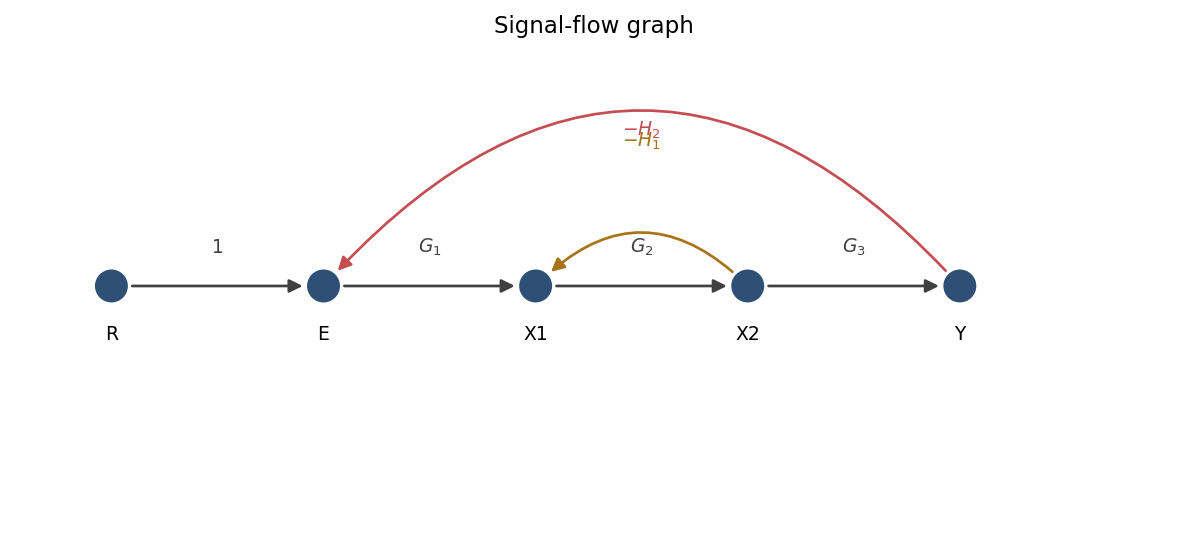

Write Python code to recreate this figure.
"""signal_flow_graph: 信号流图（Mason 公式经典结构）."""
import sys, os; sys.path.insert(0, os.path.join(os.path.dirname(os.path.abspath(__file__)), '..', '..', '_utils', 'python'))
import numpy as np
import matplotlib.pyplot as plt
from matplotlib.patches import FancyArrowPatch, Circle
from theme import apply_theme

def make_figure(title='Signal-flow graph'):
    apply_theme()
    fig, ax = plt.subplots(figsize=(8, 3.6))
    ax.set_xlim(0, 12); ax.set_ylim(0, 5); ax.axis('off'); ax.set_aspect('equal')
    nodes = {'R': (1, 2.5), 'E': (3.2, 2.5), 'X1': (5.4, 2.5),
             'X2': (7.6, 2.5), 'Y': (9.8, 2.5)}
    for name, (x, y) in nodes.items():
        ax.add_patch(Circle((x, y), 0.16, color='#2E5077', zorder=3))
        ax.text(x, y - 0.55, name, ha='center', fontsize=9)
    def edge(a, b, gain, rad=0.0, color='#404040'):
        xa, ya = nodes[a]; xb, yb = nodes[b]
        ax.add_patch(FancyArrowPatch((xa, ya), (xb, yb), arrowstyle='-|>',
                     connectionstyle=f'arc3,rad={rad}', mutation_scale=13,
                     lw=1.3, color=color, shrinkA=10, shrinkB=10, zorder=2))
        mx, my = (xa + xb)/2, (ya + yb)/2
        off = 0.35 + abs(rad)*2.2
        ax.text(mx, my + (off if rad >= 0 else -off), gain,
                ha='center', fontsize=9, color=color)
    edge('R', 'E', '1')
    edge('E', 'X1', r'$G_1$')
    edge('X1', 'X2', r'$G_2$')
    edge('X2', 'Y', r'$G_3$')
    edge('X2', 'X1', r'$-H_1$', rad=0.5, color='#A8741A')
    edge('Y', 'E', r'$-H_2$', rad=0.55, color='#C44E52')
    ax.set_title(title, fontsize=11)
    fig.tight_layout()
    return fig

if __name__ == '__main__':
    fig = make_figure(); fig.savefig(__file__.replace('.py', '.png'), dpi=150)
